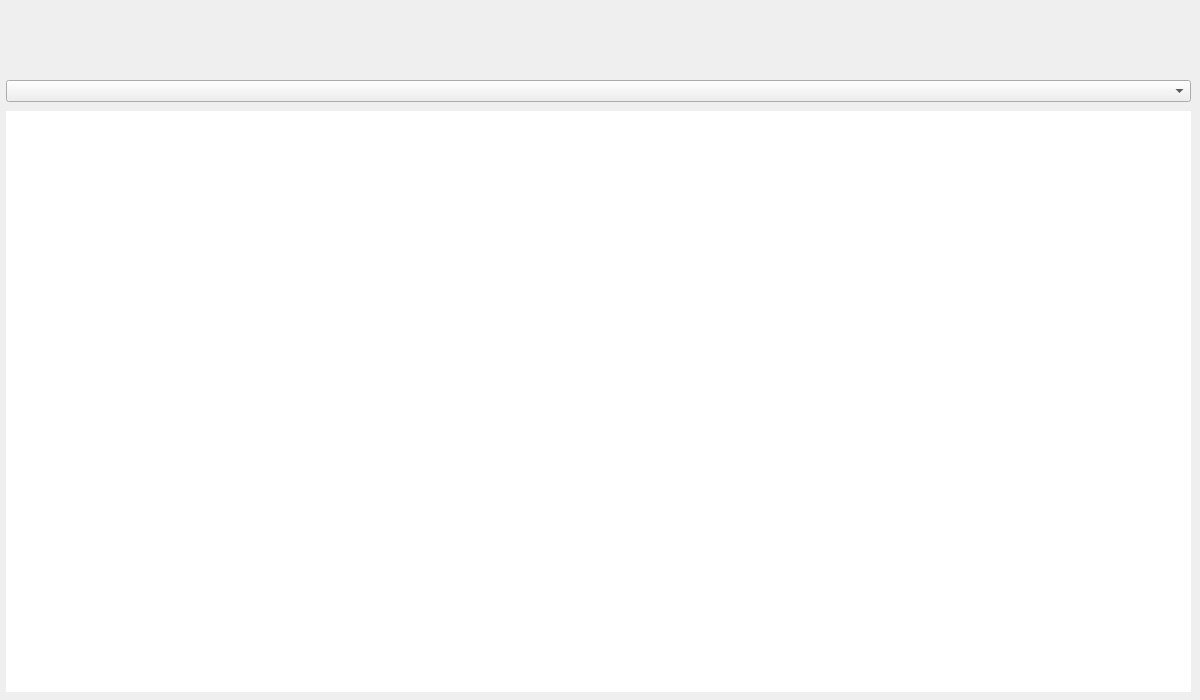
<?xml version="1.0" encoding="UTF-8"?>
<ui version="4.0">
 <class>OrderHistory</class>
 <widget class="QDialog" name="OrderHistory">
  <property name="geometry">
   <rect>
    <x>0</x>
    <y>0</y>
    <width>1200</width>
    <height>700</height>
   </rect>
  </property>
  <property name="windowTitle">
   <string>Dialog</string>
  </property>
  <property name="styleSheet">
   <string notr="true">background-image: url(:/Images/Stillder UI/OrderHistoryInterface.png);</string>
  </property>
  <widget class="QComboBox" name="comboBox">
   <property name="geometry">
    <rect>
     <x>6</x>
     <y>80</y>
     <width>1185</width>
     <height>22</height>
    </rect>
   </property>
   <property name="styleSheet">
    <string notr="true">border-image: url(:/Images/Stillder UI/LoginMenu/blank.png);
background-image: url(:/Images/Stillder UI/LoginMenu/blank.png);

</string>
   </property>
  </widget>
  <widget class="QPushButton" name="Close">
   <property name="geometry">
    <rect>
     <x>1130</x>
     <y>10</y>
     <width>53</width>
     <height>53</height>
    </rect>
   </property>
   <property name="styleSheet">
    <string notr="true">#Close
{
background-image: url(:/Images/Stillder UI/CrossButton/normal.png);
border: none;

}
#Close:hover
{
background-image: url(:/Images/Stillder UI/CrossButton/hover.png);

}
#Close:pressed
{
background-image: url(:/Images/Stillder UI/CrossButton/clicked.png);

}</string>
   </property>
   <property name="text">
    <string/>
   </property>
  </widget>
  <widget class="QListWidget" name="list">
   <property name="geometry">
    <rect>
     <x>6</x>
     <y>111</y>
     <width>1185</width>
     <height>581</height>
    </rect>
   </property>
   <property name="styleSheet">
    <string notr="true">#list{
background-image: url(:/Images/Stillder UI/LoginMenu/Blank.png);
border: none;

}</string>
   </property>
  </widget>
 </widget>
 <resources/>
 <connections/>
</ui>
